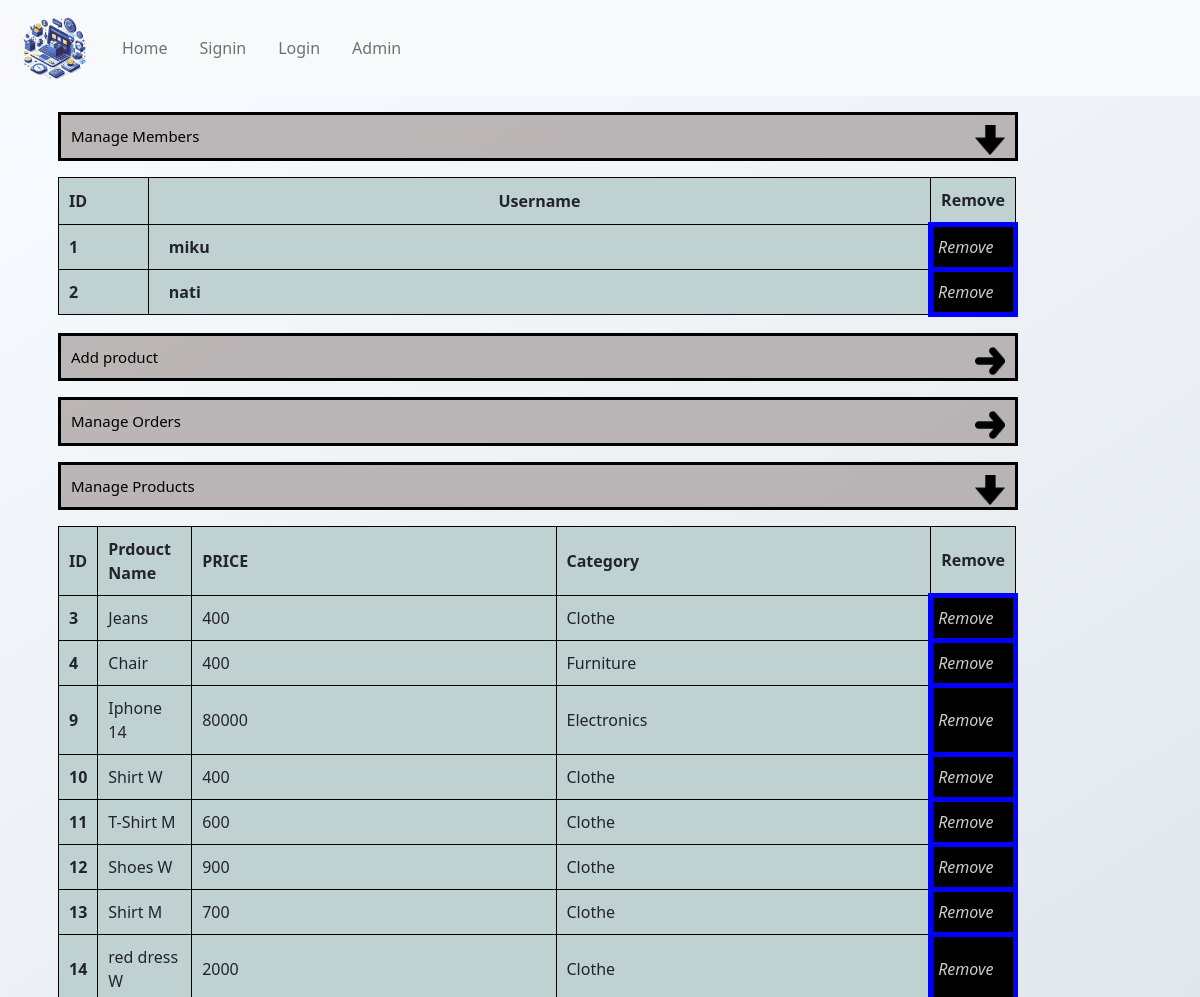
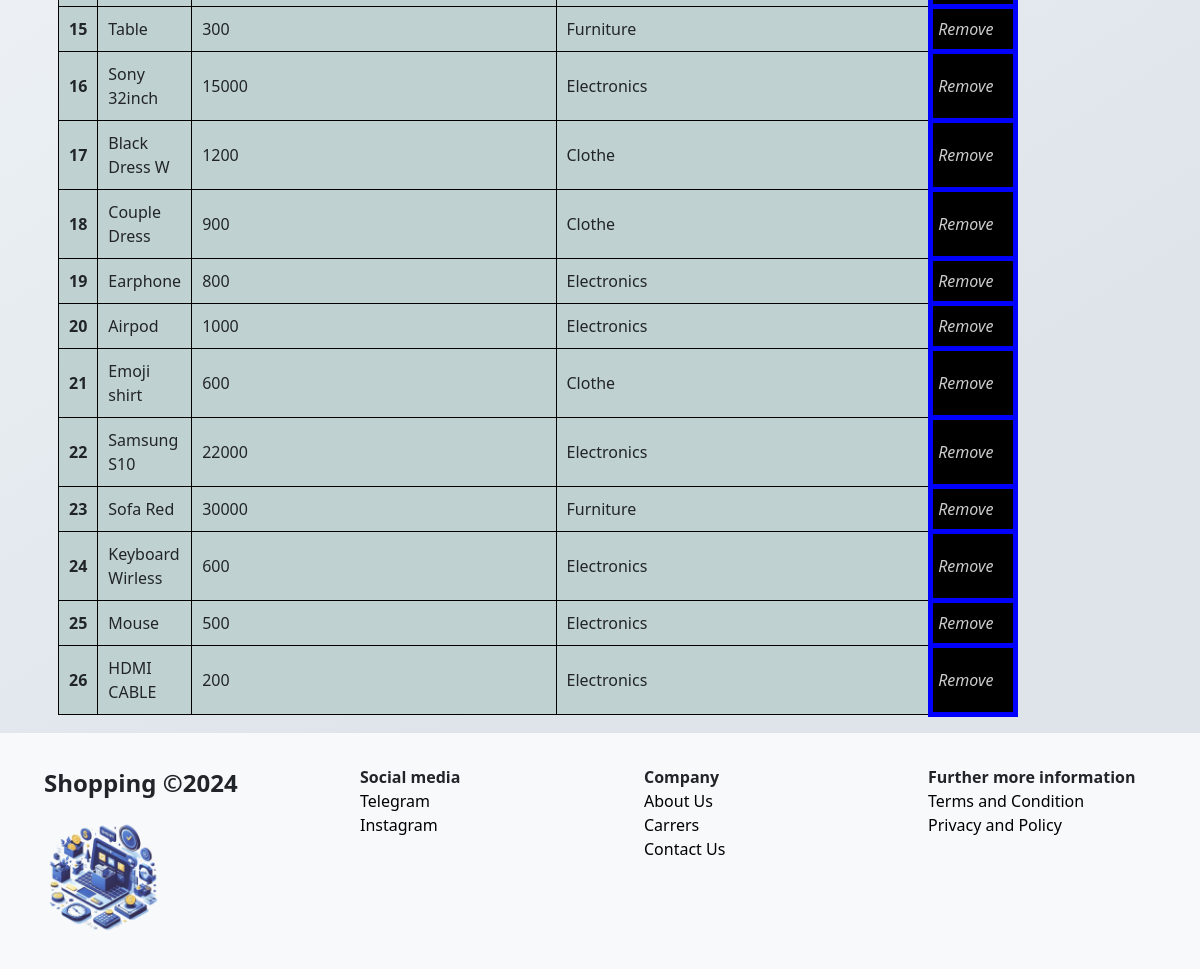
/admin_manager (signed in), run on the app's committed database (2 pictures, top to bottom).
### tables this page shows
CREATE TABLE users(id INTEGER PRIMARY KEY,username TEXT,password TEXT);

CREATE TABLE products(id INTEGER PRIMARY KEY,name TEXT,category TEXT,price INTEGER,image_path TEXT);

### app.py (the view, shortened to what this page needs)
@app.route("/admin_manager", methods=["GET", "POST"])
def admin_manager():
    if request.method == "GET":
        if is_authenticated() and is_admin():
            rows = db.execute("Select * FROM users")
            orders = db.execute("Select * FROM orders")
            products = db.execute("Select * FROM products")
            return render_template("admin_manager.html",rows = rows,orders = orders, products = products)
        else:
            return redirect(url_for("admin"))
    return render_template("admin_manager.html")

### app.py (called while the page is built)
def is_authenticated():
    return session.get("user_id") is not None

def is_admin():
    return session.get("user_role") == "admin"

@app.after_request
def after_request(response):
    response.headers["Cache-Control"] = "no-cache, no-store, must-revalidate"
    response.headers["Expires"] = 0
    response.headers["Pragma"] = "no-cache"
    return response

### templates/admin_manager.html (shortened to what this page needs)
{% extends "layout.html" %}
{% block activea %}activea{% endblock %}
{% block body %}
        <div class="container">
            <div id="controller" class="m-3">Manage Members<span><img src="../static/images/arrow_right.png"  id = "arrow" class="arrow"></span></div>
        <table class="m-3" id="membersFile">
            <thead>
                <tr>
                    <th scope="col" class="id">ID</th>
                    <th scope="col" class="content">Username</th>
                    <th scope="col" class="delete">Remove</th>
                </tr>
            </thead>
            <tbody>
                {% for row in rows %}
                <tr>
                    <th scope="row">{{ row.id }}</td>
                    <td class="username">{{ row.username }}</td>
                    <td class="remove">Remove</td>
                </tr>
                {% endfor %}
            </tbody>
        </table>
    </div>
        <div class="container">
            <div id="controllerp" class="m-3 ">Add product<span><img src="../static/images/arrow_right.png"  id = "arrowp" class="arrow"></span></div>
        </div>
<div class="container">
            <div id="controllero" class="m-3">Manage Orders<span><img src="../static/images/arrow_right.png"  id = "arrowo" class="arrow"></span></div>
    </div>
    <div class="container">
            <div id="controllerpd" class="m-3">Manage Products<span><img src="../static/images/arrow_right.png"  id = "arrowpd" class="arrow"></span></div>
        <table class="m-3" id="membersFilepd">
            <thead>
                <tr>
                    <th scope="col">ID</th>
                    <th scope="col">Prdouct Name</th>
                    <th scope="col" class="priceo">PRICE</th>
                    <th scope="col"  class="phoneo" >Category</th>
                    <th scope="col">Remove</th>
                </tr>
            </thead>
            <tbody class="productpd">
                {% for product in products %}
                <tr>
                    <th scope="row" class = "idpd">{{ product.id }}</td>
                    <td class="productname" >{{ product.name }}</td>
                    <td  >{{ product.price }}</td>
                    <td  >{{ product.category }}</td>
                    <td class="removepd">Remove</td>
                </tr>
                {% endfor %}
            </tbody>
        </table>
    </div>
{% endblock %}

### templates/layout.html (shortened to what this page needs)
<!DOCTYPE html>
<html>
<head>
    <link rel="stylesheet" href="../static/css/bootstrap.min.css"/>
    <link rel="stylesheet" href="../static/css/styles.css"/>
</head>
<body>
    <nav class="navbar p-2 navbar-expand-lg navbar-light bg-light">
        <div class="container-fluid">
          <a class="navbar-brand" href="/"><img src="../static/images/newlogo.png" class="logo"></a>
          <div class="collapse navbar-collapse" id="navbarNav">
            <ul class="navbar-nav">
              <li class="nav-item p-2">
                <a class="nav-link {% block activeh %} {% endblock %}" aria-current="page" href="/">Home</a>
              </li>
              <li class="nav-item p-2">
                <a class="nav-link {% block actives %} {% endblock %}" href="/signin">Signin</a>
              </li>
              <li class="nav-item p-2">
                <a class="nav-link {% block activel %} {% endblock %}" href="/login">Login</a>
              </li>
              <li class="nav-item p-2 ">
                <a class="nav-link {% block activea %} {% endblock %}" href="/admin">Admin</a>
              </li>
            </ul>
          </div>
        </div>
      </nav>
      <div class="wrapper">{% block body %} {% endblock %}</div>
    <footer class="foot bg-light">
        <div class="container-fluid">
            <div class="row">
                <div class = "col-md-3  col-6">
                    <p class="title">Shopping &copy;2024</p>
                    <img src="../static/images/newlogo.png" class="logofoot" alt="">
                </div>
                <div class = "col-md-3  col-6">
                  <ul>
                    <li class="head">Social media</li>
                    <li><a href="t.me/nathnael_tamirat" target="_blank">Telegram</a></li>
                    <li><a href="https://www.instagram.com/nathnael_tamirat/" target="_blank">Instagram</a></li>
                </ul>
                </div>
                <div class = "col-md-3  col-6">
                    <ul>
                        <li class="head">Company</li>
                        <li><a href="#">About Us</a></li>
                        <li><a href="#">Carrers</a></li>
                        <li><a href="#">Contact Us</a></li>
                    </ul>
                </div>
                <div class = "col-md-3  col-6">
                    <ul>
                        <li class="head">Further more information</li>
                        <li><a href="#">Terms and Condition</a></li>
                        <li><a href="#">Privacy and Policy</a></li>
                    </ul>
                </div>
            </div>
        </div>
    </footer>
</body>
</html>

### static/css/styles.css (style rules this page uses)
html, body { height: 100%; margin: 0; overflow-x: hidden; }
body { display: flex; flex-direction: column; background-color: #f9fcff; background-image: linear-gradient(147deg, #f9fcff 0%, #dee4ea 74%); ; }
.bg-light { background-color: #FFFDD0; }
.wrapper { flex: 1; }
.foot { width: 100vw; padding: 2em; }
ul { list-style-type: none; }
ul li a { text-decoration: none; color:#000; }
.head { font-weight: bolder; }
.title { font-size: 1.5rem; font-weight: bolder; }
.logo { width:70px; height:70px; }
.logofoot { width:120px; height:120px; }
#controller,#controllerp,#controllero,#controllerpd { width:80VW; margin:auto; background-color: #a79e9ebb; color:#000; height:fit-content; border:3px solid #000; padding:10px; font-size: 15px; }
.arrow,.arrowo,.arrowpd { width:30px; height:30px; float:right; }
table { width:80vw; }
th, td { border: 1px solid black; border-collapse: collapse; }
.id { width:10%; }
.phoneo { width:100%; }
.priceo { width:50%; }
.content { width:100%; text-align: center; }
.delete { width:40%; }
.username { text-indent: 10px; font-weight: bold; }
th, td { background-color: rgb(192, 209, 209); padding:10px; }
.remove,.removeo,.removepd { border:5px solid blue; padding:5px; font-style: italic; background-color: #000; color: hsla(0, 0%, 100%, 0.801); }

### data on the page
users: id "1", username "miku"
users: id "2", username "nati"
products: id "3", name "Jeans", price "400", category "Clothe"
products: id "4", name "Chair", price "400", category "Furniture"
products: id "9", name "Iphone 14", price "80000", category "Electronics"
products: id "10", name "Shirt W", price "400", category "Clothe"
products: id "11", name "T-Shirt M", price "600", category "Clothe"
products: id "12", name "Shoes W", price "900", category "Clothe"
products: id "13", name "Shirt M", price "700", category "Clothe"
products: id "14", name "red dress W", price "2000", category "Clothe"
products: id "15", name "Table", price "300", category "Furniture"
products: id "16", name "Sony 32inch", price "15000", category "Electronics"
products: id "17", name "Black Dress W", price "1200", category "Clothe"
products: id "18", name "Couple Dress", price "900", category "Clothe"
products: id "19", name "Earphone", price "800", category "Electronics"
products: id "20", name "Airpod", price "1000", category "Electronics"
products: id "21", name "Emoji shirt", price "600", category "Clothe"
products: id "22", name "Samsung S10", price "22000", category "Electronics"
products: id "23", name "Sofa Red", price "30000", category "Furniture"
products: id "24", name "Keyboard Wirless", price "600", category "Electronics"
products: id "25", name "Mouse", price "500", category "Electronics"
products: id "26", name "HDMI CABLE", price "200", category "Electronics"
